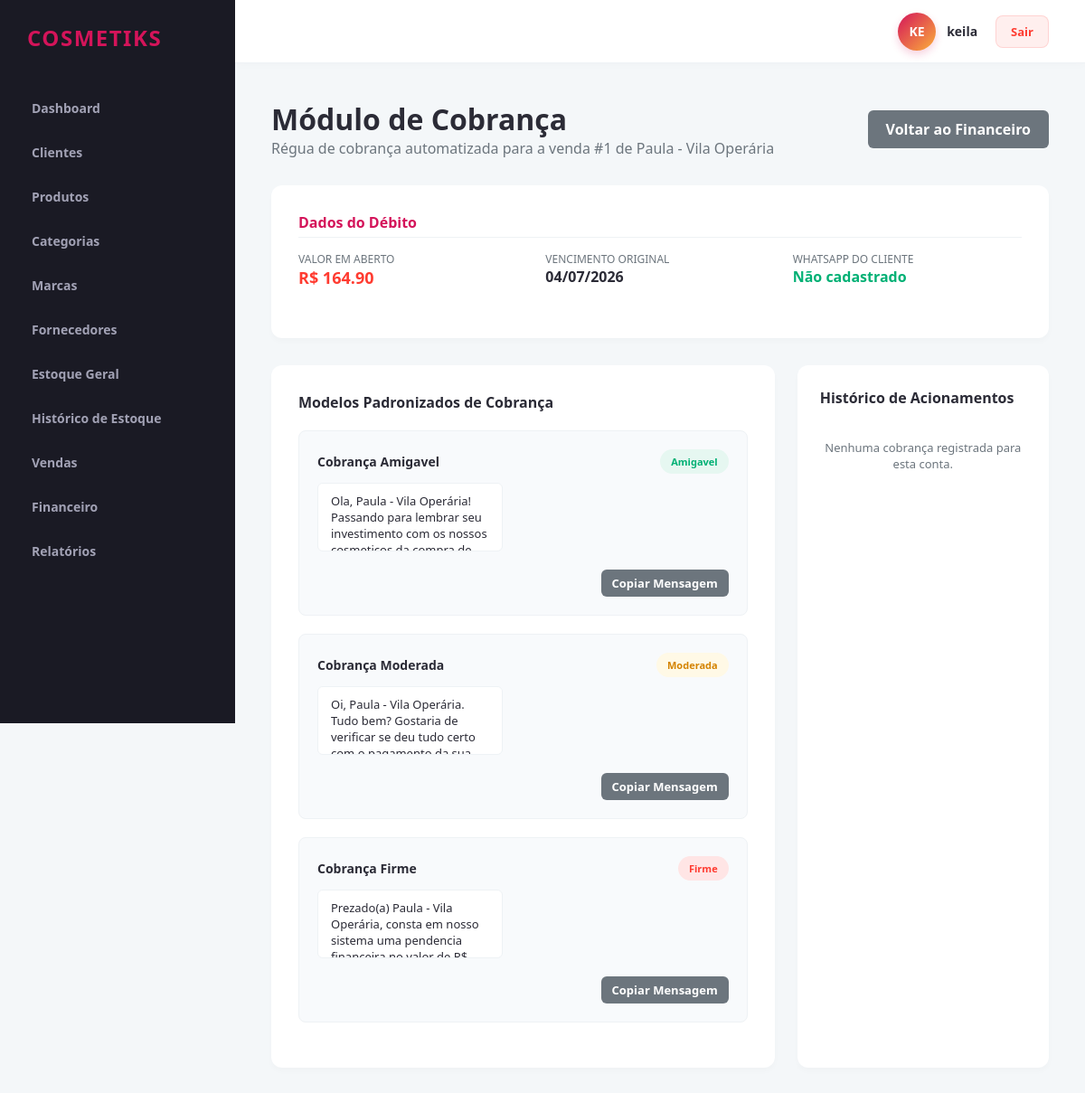
The page /cobrancas/gerar/1 (signed in) on the database its author committed.
### app/models/financeiro.py (models this page shows)
class Financeiro(db.Model):
    __tablename__ = 'financeiro_contas_receber'
    id = db.Column(db.Integer, primary_key=True)
    revendedor_id = db.Column(db.Integer, db.ForeignKey('revendedores.id'), nullable=False)
    cliente_id = db.Column(db.Integer, db.ForeignKey('clientes.id'), nullable=False)
    venda_id = db.Column(db.Integer, db.ForeignKey('vendas.id'), nullable=False)
    valor = db.Column(db.Numeric(10, 2), nullable=False)
    vencimento = db.Column(db.Date, nullable=False)
    pagamento = db.Column(db.DateTime, nullable=True)
    status = db.Column(db.String(30), default='Em aberto', nullable=False)
    cobrancas = db.relationship('Cobranca', backref='financeiro', cascade='all, delete-orphan', lazy=True)

### app/models/cliente.py (models this page shows)
class Cliente(db.Model):
    __tablename__ = 'clientes'
    id = db.Column(db.Integer, primary_key=True)
    revendedor_id = db.Column(db.Integer, db.ForeignKey('revendedores.id'), nullable=False)
    nome = db.Column(db.String(150), nullable=False)
    telefone = db.Column(db.String(20), nullable=True)
    whatsapp = db.Column(db.String(20), nullable=True)
    email = db.Column(db.String(100), nullable=True)
    endereco = db.Column(db.Text, nullable=True)
    data_cadastro = db.Column(db.DateTime, default=datetime.utcnow)
    observacoes = db.Column(db.Text, nullable=True)

### app/controllers/cobranca_controller.py (the view)
@cobranca_bp.route('/gerar/<int:id_financeiro>', methods=['GET'])
@revendedor_required
def visualizar_modelos(id_financeiro):
    revendedor_id = session.get('revendedor_id')
    conta = financeiro_service.financeiro_repo.get_by_id_and_revendedor(id_financeiro, revendedor_id)
    if not conta:
        flash('Registro financeiro nao encontrado.', 'danger')
        return redirect(url_for('financeiro.contas_receber'))
    modelos = ['Amigavel', 'Moderada', 'Firme']
    mensagens = {}
    for m in modelos:
        mensagens[m] = cobranca_service.gerar_template_mensagem(
            modelo=m,
            nome_cliente=conta.venda.cliente.nome,
            valor=conta.valor,
            data_vencimento=conta.vencimento,
            data_compra=conta.venda.data_venda
        )
    historico = cobranca_service.obter_historico_por_conta(revendedor_id, id_financeiro)
    return render_template('cobrancas/index.html', conta=conta, mensagens=mensagens, historico=historico)

### app/controllers/cobranca_controller.py (called while the page is built)
def revendedor_required(f):
    @wraps(f)
    def decorated_function(*args, **kwargs):
        if not session.get('usuario_logado') or session.get('is_admin'):
            flash('Acesso restrito a revendedores autenticados.', 'danger')
            return redirect(url_for('auth.login'))
        return f(*args, **kwargs)
    return decorated_function

### app/repositories/base_repository.py (called while the page is built)
    def get_by_id_and_revendedor(self, id, revendedor_id):
        return self.model.query.filter_by(id=id, revendedor_id=revendedor_id).first()

### app/repositories/cobranca_repository.py (called while the page is built)
    def get_historico_por_conta(self, revendedor_id, financeiro_id):
        return self.model.query.filter_by(
            revendedor_id=revendedor_id,
            financeiro_id=financeiro_id
        ).order_by(self.model.data_disparo.desc()).all()

### app/services/cobranca_service.py (called while the page is built)
    def obter_historico_por_conta(self, revendedor_id, financeiro_id):
        return self.cobranca_repo.get_historico_por_conta(revendedor_id, financeiro_id)

### app/templates/cobrancas/index.html (shortened to what this page needs)
{% extends 'base.html' %}
{% block content %}
<div class="header-panel">
    <div>
        <h1>Módulo de Cobrança</h1>
        <p style="color: var(--text-muted);">Régua de cobrança automatizada para a venda #{{ conta.venda_id }} de {{ conta.venda.cliente.nome }}</p>
    </div>
    <a href="{{ url_for('financeiro.contas_receber') }}" class="btn" style="background: #6c757d; color: #fff;">Voltar ao Financeiro</a>
</div>
<div class="form-container" style="margin-bottom: 30px;">
    <div style="font-weight: 700; color: var(--primary-color); margin-bottom: 15px; border-bottom: 1px solid var(--border-color); padding-bottom: 5px;">Dados do Débito</div>
    <div class="form-grid" style="grid-template-columns: repeat(3, 1fr);">
        <div>
            <div style="font-size: 12px; color: var(--text-muted);">VALOR EM ABERTO</div>
            <strong style="color: var(--danger); font-size: 18px;">R$ {{ "%.2f"|format(conta.valor) }}</strong>
        </div>
        <div>
            <div style="font-size: 12px; color: var(--text-muted);">VENCIMENTO ORIGINAL</div>
            <strong>{{ conta.vencimento.strftime('%d/%m/%Y') }}</strong>
        </div>
        <div>
            <div style="font-size: 12px; color: var(--text-muted);">WHATSAPP DO CLIENTE</div>
            <strong style="color: var(--success);">{{ conta.venda.cliente.whatsapp or 'Não cadastrado' }}</strong>
        </div>
    </div>
</div>
<div class="dashboard-row" style="grid-template-columns: 2fr 1fr;">
    <div class="form-container">
        <div style="font-weight: 700; margin-bottom: 20px;">Modelos Padronizados de Cobrança</div>
        {% for modelo, msg in mensagens.items() %}
        <div style="background: #f8fafc; border: 1px solid #eef2f5; border-radius: 8px; padding: 20px; margin-bottom: 20px;">
            <div style="font-weight: 700; font-size: 14px; margin-bottom: 10px; color: #2b2b36; display: flex; justify-content: space-between; align-items: center;">
                <span>Cobrança {{ modelo }}</span>
                <span class="badge-status {% if modelo == 'Amigavel' %}ativo{% elif modelo == 'Moderada' %}aberto{% else %}bloqueado{% endif %}" style="font-size: 11px;">{{ modelo }}</span>
            </div>
            <textarea id="txt-{{ modelo }}" class="form-control" rows="3" style="background: #fff; margin-bottom: 15px; font-size: 13px; resize: none;">{{ msg }}</textarea>
            <div style="display: flex; gap: 10px; justify-content: flex-end;">
                <button type="button" class="btn btn-copiar-mensagem" data-target="txt-{{ modelo }}" data-financeiro="{{ conta.id }}" data-modelo="{{ modelo }}" style="padding: 6px 12px; font-size: 13px; background: #6c757d; color: #fff;">Copiar Mensagem</button>
            </div>
        </div>
        {% endfor %}
    </div>
    <div class="data-table-container">
        <div style="font-weight: 700; margin-bottom: 15px;">Histórico de Acionamentos</div>
        {% if historico %}
            <div style="display: flex; flex-direction: column; gap: 12px;">
                {% for log in historico %}
                <div style="border-left: 3px solid var(--primary-color); padding-left: 10px; font-size: 13px;">
                    <div style="color: var(--text-muted); font-size: 11px;">{{ log.data_disparo.strftime('%d/%m/%Y %H:%M') }}</div>
                    <div>Modelo: <strong>{{ log.modelo_utilizado }}</strong></div>
                    <p style="color: #555; font-style: italic; margin-top: 4px;">"{{ log.mensagem_conteudo[:60] }}..."</p>
                </div>
                {% endfor %}
            </div>
        {% else %}
            <div style="text-align: center; color: var(--text-muted); font-size: 13px; padding: 20px 0;">Nenhuma cobrança registrada para esta conta.</div>
        {% endif %}
    </div>
</div>
{% endblock %}

### app/static/css/main.css (style rules this page uses)
:root { --primary-color: #d4145a; --secondary-color: #fbb03b; --dark-bg: #1a1a24; --card-bg: #ffffff; --text-main: #2b2b36; --text-muted: #6c757d; --border-color: #eef2f5; --success: #00b074; --danger: #ff3b30; --warning: #ffcc00; }
* { margin: 0; padding: 0; box-sizing: border-box; font-family: 'Segoe UI', Tahoma, Geneva, Verdana, sans-serif; }
body { background-color: #f4f7f9; color: var(--text-main); display: flex; min-height: 100vh; }
.header-panel { display: flex; justify-content: space-between; align-items: center; margin-bottom: 30px; }
.data-table-container { background: var(--card-bg); border-radius: 12px; padding: 25px; box-shadow: 0 4px 6px rgba(0,0,0,0.02); overflow-x: auto; }
.btn { padding: 10px 20px; border-radius: 6px; border: none; font-weight: 600; cursor: pointer; transition: background 0.2s; text-decoration: none; display: inline-block; }

### app/static/css/components.css (style rules this page uses)
.form-container { background: #ffffff; border-radius: 12px; padding: 30px; box-shadow: 0 4px 6px rgba(0,0,0,0.02); }
.form-grid { display: grid; grid-template-columns: repeat(auto-fit, minmax(220px, 1fr)); gap: 20px; margin-bottom: 25px; }
.form-control { padding: 10px 14px; border: 1px solid #eef2f5; border-radius: 6px; background-color: #f8fafc; font-size: 14px; color: var(--text-main); transition: all 0.2s; }
.badge-status { padding: 6px 12px; border-radius: 20px; font-size: 12px; font-weight: 600; display: inline-block; }
.badge-status.ativo { background-color: #e6f7f1; color: var(--success); }
.badge-status.bloqueado { background-color: #ffe5e5; color: var(--danger); }
.badge-status.aberto { background-color: #fff9e6; color: #d48300; }

### app/static/css/dashboard.css (style rules this page uses)
.dashboard-row { display: grid; grid-template-columns: 2fr 1fr; gap: 25px; margin-bottom: 30px; }

### rows shown on the page
Financeiro: venda_id "1", valor "164.90", vencimento "04/07/2026"
Cliente: venda.cliente.nome "Paula - Vila Operária", venda.cliente "Não cadastrado"

### other values the page prints
{{ saas_name }} "COSMETIKS"
{{ username_raw[:2]|upper }} "KE"
{{ username_raw }} "keila"
{{ modelo }} "Amigavel" "Moderada" "Firme"
